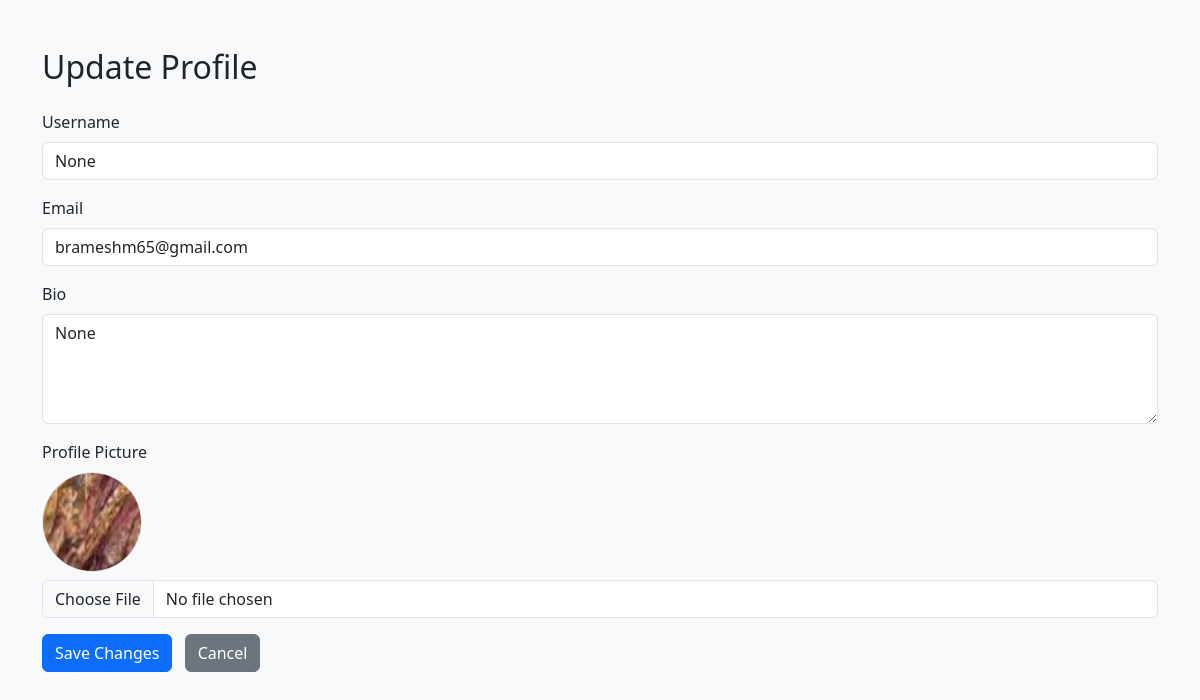
The page /profile (signed in) on the database its author committed.
### models.py (models this page shows)
class User(db.Model, UserMixin):
    __tablename__ = 'user'
    id = db.Column(db.Integer, primary_key=True)
    email = db.Column(db.String(120), unique=True, nullable=False)
    password = db.Column(db.String(128), nullable=False)
    username = db.Column(db.String(100), nullable=True)
    bio = db.Column(db.Text, nullable=True)
    profile_picture = db.Column(db.String(255), nullable=True)
    crops = db.relationship('Crop', backref='user', lazy=True)
    b2b_products = db.relationship('B2BProduct', backref='seller', lazy=True)

### app.py (the view, shortened to what this page needs)
@app.route('/profile', methods=['GET', 'POST'])
@login_required
def update_profile():
    return render_template('update_profile.html', user=current_user)

### app.py (called while the page is built)
@login_manager.user_loader
def load_user(user_id):
    return User.query.get(int(user_id))

### templates/update_profile.html (shortened to what this page needs)
<!DOCTYPE html>
<html lang="en">
<head>
  <link href="https://cdn.jsdelivr.net/npm/bootstrap@5.3.0/dist/css/bootstrap.min.css" rel="stylesheet" />
</head>
<body class="bg-light">
  <div class="container py-5">
    <h2 class="mb-4">Update Profile</h2>
<form method="POST" action="{{ url_for('update_profile') }}" enctype="multipart/form-data">
  <div class="mb-3">
    <label for="username" class="form-label">Username</label>
    <input
      type="text"
      class="form-control"
      id="username"
      name="username"
      value="{{ user.username }}"
      required
    />
  </div>
  <div class="mb-3">
    <label for="email" class="form-label">Email</label>
    <input
      type="email"
      class="form-control"
      id="email"
      name="email"
      value="{{ user.email }}"
      required
    />
  </div>
  <div class="mb-3">
    <label for="bio" class="form-label">Bio</label>
    <textarea
      class="form-control"
      id="bio"
      name="bio"
      rows="4"
      placeholder="Tell us something about yourself..."
    >{{ user.bio }}</textarea>
  </div>
  <div class="mb-3">
    <label for="profile_pic" class="form-label">Profile Picture</label>
    {% if user.profile_picture %}
      <div class="mb-2">
        <img src="{{ url_for('static', filename='profile_pics/' ~ user.profile_picture) }}"
             alt="Current Profile Picture"
             width="100"
             height="100"
             class="rounded-circle border">
      </div>
    {% endif %}
    <input
      class="form-control"
      type="file"
      id="profile_pic"
      name="profile_pic"
      accept="image/*"
    />
  </div>
      <button type="submit" class="btn btn-primary">Save Changes</button>
      <a href="{{ url_for('dashboard') }}" class="btn btn-secondary ms-2">Cancel</a>
    </form>
  </div>
</body>
</html>

### rows shown on the page
User: username "None", email "brameshm65@gmail.com", bio "None", profile_picture (picture)
